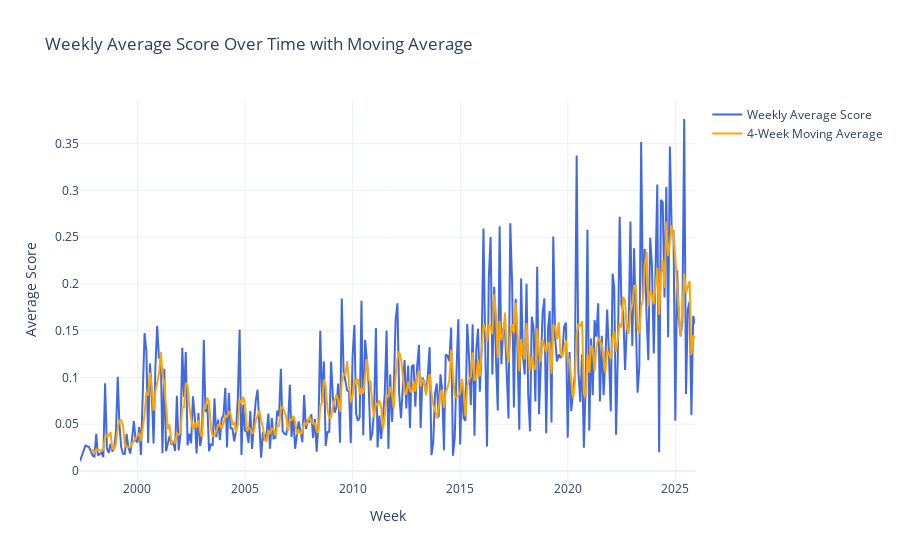

Notebook code cell kept with this figure:
### Markdown cell above
We can see that this metric is not relevant, we need to developp other indicators to see if we can detect causal effect. Firstly let us analyse this first score to see potential issues that we need to be aware before constructing other metrics with score we get with FinBERT

### Code cell
# Drop NaN weeks
weekly_avg_clean = weekly_avg.dropna(subset=[name_score]).copy()

# Compute moving average (e.g., 4-week MA)
weekly_avg_clean["MA_score"] = weekly_avg_clean[name_score].rolling(window=4).mean()

# Create the Plotly figure
fig = go.Figure()

# Original weekly average score
fig.add_trace(
    go.Scatter(
        x=weekly_avg_clean["Date_parsed"],
        y=weekly_avg_clean[name_score],
        mode="lines",
        line=dict(width=2, color="royalblue"),
        name="Weekly Average Score"
    )
)

# Moving average
fig.add_trace(
    go.Scatter(
        x=weekly_avg_clean["Date_parsed"],
        y=weekly_avg_clean["MA_score"],
        mode="lines",
        line=dict(width=2, color="orange"),
        name="4-Week Moving Average"
    )
)

# Layout
fig.update_layout(
    title="Weekly Average Score Over Time with Moving Average",
    xaxis_title="Week",
    yaxis_title="Average Score",
    template="plotly_white",
    hovermode="x unified"
)

fig.show()

### Figure 1 — Plotly figure (JSON) as saved in the notebook; plotly's stock layout.template omitted (floating-point values rounded to 4 significant figures; data arrays with more than 128 entries replaced by an {"elided": "..."} marker saying what was removed)
{"data": [{"line": {"color": "royalblue", "width": 2}, "mode": "lines", "name": "Weekly Average Score", "type": "scatter", "x": {"elided": "339 str values"}, "y": {"elided": "339 float values"}}, {"line": {"color": "orange", "width": 2}, "mode": "lines", "name": "4-Week Moving Average", "type": "scatter", "x": {"elided": "339 str values"}, "y": {"elided": "339 float values"}}], "layout": {"hovermode": "x unified", "title": {"text": "Weekly Average Score Over Time with Moving Average"}, "xaxis": {"title": {"text": "Week"}}, "yaxis": {"title": {"text": "Average Score"}}}}
